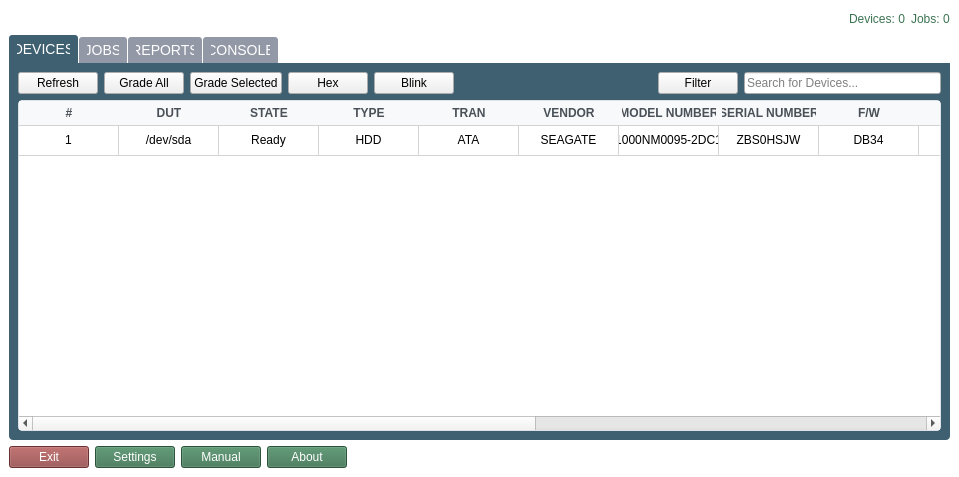
<?xml version="1.0" encoding="UTF-8"?>
<ui version="4.0">
 <class>CDIGradingTool</class>
 <widget class="QMainWindow" name="CDIGradingTool">
  <property name="geometry">
   <rect>
    <x>0</x>
    <y>0</y>
    <width>959</width>
    <height>477</height>
   </rect>
  </property>
  <property name="windowTitle">
   <string>Circular Drive Initiative | Grading Tool</string>
  </property>
  <property name="styleSheet">
   <string notr="true">		QMainWindow {
            background-color: #ffffff;
            color: #000000;
            selection-background-color: #5cb85c;
            selection-color: #000000;
        }</string>
  </property>
  <widget class="QWidget" name="erase_it_central_widget">
   <property name="styleSheet">
    <string notr="true"/>
   </property>
   <layout class="QGridLayout" name="gridLayout">
    <item row="0" column="0">
     <layout class="QHBoxLayout" name="header_layout">
      <item>
       <widget class="QLabel" name="logo_lbl">
        <property name="maximumSize">
         <size>
          <width>175</width>
          <height>100</height>
         </size>
        </property>
        <property name="autoFillBackground">
         <bool>false</bool>
        </property>
        <property name="frameShadow">
         <enum>QFrame::Plain</enum>
        </property>
        <property name="lineWidth">
         <number>0</number>
        </property>
        <property name="text">
         <string/>
        </property>
        <property name="textFormat">
         <enum>Qt::AutoText</enum>
        </property>
        <property name="pixmap">
         <pixmap>assets/images/cdi.png</pixmap>
        </property>
        <property name="scaledContents">
         <bool>true</bool>
        </property>
        <property name="alignment">
         <set>Qt::AlignCenter</set>
        </property>
        <property name="textInteractionFlags">
         <set>Qt::NoTextInteraction</set>
        </property>
       </widget>
      </item>
      <item>
       <spacer name="header_spacer">
        <property name="orientation">
         <enum>Qt::Horizontal</enum>
        </property>
        <property name="sizeHint" stdset="0">
         <size>
          <width>40</width>
          <height>20</height>
         </size>
        </property>
       </spacer>
      </item>
      <item>
       <widget class="QLabel" name="devices_count">
        <property name="styleSheet">
         <string notr="true">color: #3b7351;</string>
        </property>
        <property name="text">
         <string>Devices: 0</string>
        </property>
       </widget>
      </item>
      <item>
       <widget class="QLabel" name="jobs_count">
        <property name="styleSheet">
         <string notr="true">color: #3b7351;</string>
        </property>
        <property name="text">
         <string>Jobs: 0</string>
        </property>
       </widget>
      </item>
     </layout>
    </item>
    <item row="2" column="0">
     <layout class="QHBoxLayout" name="header_layout_2">
      <item>
       <widget class="QPushButton" name="power_button">
        <property name="styleSheet">
         <string notr="true"> background-color: #914343;
 color: #fff;</string>
        </property>
        <property name="text">
         <string>Exit</string>
        </property>
       </widget>
      </item>
      <item>
       <widget class="QPushButton" name="settings_button">
        <property name="styleSheet">
         <string notr="true">background-color: #3b7351;
color: rgb(255, 255, 255);</string>
        </property>
        <property name="text">
         <string>Settings</string>
        </property>
       </widget>
      </item>
      <item>
       <widget class="QPushButton" name="manual_button">
        <property name="styleSheet">
         <string notr="true">background-color: #3b7351;
color: rgb(255, 255, 255);</string>
        </property>
        <property name="text">
         <string>Manual</string>
        </property>
       </widget>
      </item>
      <item>
       <widget class="QPushButton" name="about_button">
        <property name="styleSheet">
         <string notr="true">background-color: #3b7351;
color: rgb(255, 255, 255);</string>
        </property>
        <property name="text">
         <string>About</string>
        </property>
       </widget>
      </item>
      <item>
       <spacer name="header_spacer_2">
        <property name="orientation">
         <enum>Qt::Horizontal</enum>
        </property>
        <property name="sizeHint" stdset="0">
         <size>
          <width>40</width>
          <height>20</height>
         </size>
        </property>
       </spacer>
      </item>
      <item>
       <widget class="QLabel" name="time_label">
        <property name="text">
         <string/>
        </property>
       </widget>
      </item>
     </layout>
    </item>
    <item row="1" column="0">
     <widget class="QTabWidget" name="tab_widget">
      <property name="styleSheet">
       <string notr="true">	QTabWidget::pane {
        border: none;
        border-bottom-left-radius: 4px;
        border-bottom-right-radius: 4px;
        background-color: 	#3e6071;
        
    }
    
    QTabWidget::tab-bar {
        spacing: 5px;
    }
    
    QTabBar::tab {
        background-color:  #9298a6;
        border-top-left-radius: 3px;
        border-top-right-radius: 3px;
        padding: 6px 8px;
        margin: 0;
        color: #fff;
        font-size: 14px;
    }
    
    QTabBar::tab:selected, QTabBar::tab:hover {
        background-color: #3e6071;
	 	 margin-left: 1px; 
    }
    
    QTabBar::tab:!selected {
        margin-top: 2px; 
		 margin-left: 1px; 
    }
    
    QTabBar::tab:first {
        margin-left: 0; 
    }</string>
      </property>
      <property name="currentIndex">
       <number>0</number>
      </property>
      <property name="iconSize">
       <size>
        <width>20</width>
        <height>20</height>
       </size>
      </property>
      <widget class="QWidget" name="tab">
       <attribute name="icon">
        <iconset>
         <normaloff>assets/images/hdd-tick.png</normaloff>assets/images/hdd-tick.png</iconset>
       </attribute>
       <attribute name="title">
        <string>DEVICES</string>
       </attribute>
       <layout class="QGridLayout" name="gridLayout_4">
        <item row="0" column="0">
         <layout class="QHBoxLayout" name="devices_actions_layout">
          <item>
           <widget class="QPushButton" name="refresh_devices_button">
            <property name="styleSheet">
             <string notr="true"/>
            </property>
            <property name="text">
             <string>Refresh</string>
            </property>
           </widget>
          </item>
          <item>
           <widget class="QPushButton" name="process_all_button">
            <property name="styleSheet">
             <string notr="true"/>
            </property>
            <property name="text">
             <string>Grade All</string>
            </property>
           </widget>
          </item>
          <item>
           <widget class="QPushButton" name="process_selected_button">
            <property name="styleSheet">
             <string notr="true"/>
            </property>
            <property name="text">
             <string>Grade Selected</string>
            </property>
           </widget>
          </item>
          <item>
           <widget class="QPushButton" name="hexview_selected_button">
            <property name="styleSheet">
             <string notr="true"/>
            </property>
            <property name="text">
             <string>Hex</string>
            </property>
           </widget>
          </item>
          <item>
           <widget class="QPushButton" name="blink_selected_button">
            <property name="styleSheet">
             <string notr="true"/>
            </property>
            <property name="text">
             <string>Blink</string>
            </property>
           </widget>
          </item>
          <item>
           <spacer name="devices_actions_spacer">
            <property name="orientation">
             <enum>Qt::Horizontal</enum>
            </property>
            <property name="sizeHint" stdset="0">
             <size>
              <width>40</width>
              <height>20</height>
             </size>
            </property>
           </spacer>
          </item>
          <item>
           <widget class="QPushButton" name="filter_button">
            <property name="styleSheet">
             <string notr="true"/>
            </property>
            <property name="text">
             <string>Filter</string>
            </property>
           </widget>
          </item>
          <item>
           <widget class="QLineEdit" name="devices_search_field">
            <property name="placeholderText">
             <string>Search for Devices...</string>
            </property>
            <property name="clearButtonEnabled">
             <bool>true</bool>
            </property>
           </widget>
          </item>
         </layout>
        </item>
        <item row="1" column="0">
         <layout class="QGridLayout" name="devices_layout">
          <item row="0" column="0">
           <widget class="QTableWidget" name="devices_table">
            <property name="focusPolicy">
             <enum>Qt::NoFocus</enum>
            </property>
            <property name="styleSheet">
             <string notr="true">QTableWidget {
        background-color: #fff; /* White background */
        border: 1px solid #dee2e6; /* Light gray border */
        border-radius: 4px;
        color: #000;
    }

    QTableWidget QHeaderView::section,
    QTableWidget::verticalHeader {
        background-color: #f8f9fa;
        color: #495057; 
        border: none;
		border-bottom: 1px solid #d3d3d3;
        padding: 3px;
        font-size: 12px;
		font-weight: bold;
    }

    QTableWidget::item:selected {
        background-color: #3d9970; 
        color: #fff;
    }</string>
            </property>
            <property name="selectionMode">
             <enum>QAbstractItemView::ExtendedSelection</enum>
            </property>
            <property name="selectionBehavior">
             <enum>QAbstractItemView::SelectRows</enum>
            </property>
            <property name="textElideMode">
             <enum>Qt::ElideNone</enum>
            </property>
            <property name="sortingEnabled">
             <bool>false</bool>
            </property>
            <attribute name="horizontalHeaderCascadingSectionResizes">
             <bool>true</bool>
            </attribute>
            <attribute name="horizontalHeaderShowSortIndicator" stdset="0">
             <bool>false</bool>
            </attribute>
            <attribute name="horizontalHeaderStretchLastSection">
             <bool>true</bool>
            </attribute>
            <attribute name="verticalHeaderVisible">
             <bool>false</bool>
            </attribute>
            <row/>
            <column>
             <property name="text">
              <string>#</string>
             </property>
            </column>
            <column>
             <property name="text">
              <string>DUT</string>
             </property>
            </column>
            <column>
             <property name="text">
              <string>STATE</string>
             </property>
            </column>
            <column>
             <property name="text">
              <string>TYPE</string>
             </property>
            </column>
            <column>
             <property name="text">
              <string>TRAN</string>
             </property>
            </column>
            <column>
             <property name="text">
              <string>VENDOR</string>
             </property>
            </column>
            <column>
             <property name="text">
              <string>MODEL NUMBER</string>
             </property>
            </column>
            <column>
             <property name="text">
              <string>SERIAL NUMBER</string>
             </property>
            </column>
            <column>
             <property name="text">
              <string>F/W</string>
             </property>
            </column>
            <column>
             <property name="text">
              <string>GB</string>
             </property>
            </column>
            <column>
             <property name="text">
              <string>B/S</string>
             </property>
            </column>
            <column>
             <property name="text">
              <string>PoH</string>
             </property>
            </column>
            <column>
             <property name="text">
              <string>SMART</string>
             </property>
            </column>
            <column>
             <property name="text">
              <string>GRADE</string>
             </property>
            </column>
            <column>
             <property name="text">
              <string>HEALTH</string>
             </property>
            </column>
            <column>
             <property name="text">
              <string>REMARKS</string>
             </property>
            </column>
            <item row="0" column="0">
             <property name="text">
              <string>1</string>
             </property>
             <property name="textAlignment">
              <set>AlignCenter</set>
             </property>
            </item>
            <item row="0" column="1">
             <property name="text">
              <string>/dev/sda</string>
             </property>
             <property name="textAlignment">
              <set>AlignCenter</set>
             </property>
            </item>
            <item row="0" column="2">
             <property name="text">
              <string>Ready</string>
             </property>
             <property name="textAlignment">
              <set>AlignCenter</set>
             </property>
            </item>
            <item row="0" column="3">
             <property name="text">
              <string>HDD</string>
             </property>
             <property name="textAlignment">
              <set>AlignCenter</set>
             </property>
            </item>
            <item row="0" column="4">
             <property name="text">
              <string>ATA</string>
             </property>
             <property name="textAlignment">
              <set>AlignCenter</set>
             </property>
            </item>
            <item row="0" column="5">
             <property name="text">
              <string>SEAGATE</string>
             </property>
             <property name="textAlignment">
              <set>AlignCenter</set>
             </property>
            </item>
            <item row="0" column="6">
             <property name="text">
              <string>ST1000NM0095-2DC10C</string>
             </property>
             <property name="textAlignment">
              <set>AlignCenter</set>
             </property>
            </item>
            <item row="0" column="7">
             <property name="text">
              <string>ZBS0HSJW</string>
             </property>
             <property name="textAlignment">
              <set>AlignCenter</set>
             </property>
            </item>
            <item row="0" column="8">
             <property name="text">
              <string>DB34</string>
             </property>
             <property name="textAlignment">
              <set>AlignCenter</set>
             </property>
            </item>
            <item row="0" column="9">
             <property name="text">
              <string>1000 GB</string>
             </property>
             <property name="textAlignment">
              <set>AlignCenter</set>
             </property>
            </item>
            <item row="0" column="10">
             <property name="text">
              <string>512 BPS</string>
             </property>
             <property name="textAlignment">
              <set>AlignCenter</set>
             </property>
            </item>
            <item row="0" column="11">
             <property name="text">
              <string>1024768</string>
             </property>
             <property name="textAlignment">
              <set>AlignCenter</set>
             </property>
            </item>
            <item row="0" column="12">
             <property name="text">
              <string>PASS</string>
             </property>
             <property name="textAlignment">
              <set>AlignCenter</set>
             </property>
            </item>
            <item row="0" column="14">
             <property name="text">
              <string>OK</string>
             </property>
             <property name="textAlignment">
              <set>AlignCenter</set>
             </property>
            </item>
            <item row="0" column="15">
             <property name="text">
              <string>Sanitize supported, Can IEEE Purge, Can NIST Purge</string>
             </property>
            </item>
           </widget>
          </item>
         </layout>
        </item>
       </layout>
      </widget>
      <widget class="QWidget" name="tab_2">
       <attribute name="icon">
        <iconset>
         <normaloff>assets/images/jobs.png</normaloff>assets/images/jobs.png</iconset>
       </attribute>
       <attribute name="title">
        <string>JOBS</string>
       </attribute>
       <layout class="QGridLayout" name="gridLayout_3">
        <item row="0" column="0">
         <layout class="QHBoxLayout" name="devices_actions_layout_2">
          <item>
           <widget class="QPushButton" name="refresh_devices_button_2">
            <property name="text">
             <string>Clear Completed</string>
            </property>
           </widget>
          </item>
          <item>
           <spacer name="devices_actions_spacer_2">
            <property name="orientation">
             <enum>Qt::Horizontal</enum>
            </property>
            <property name="sizeHint" stdset="0">
             <size>
              <width>40</width>
              <height>20</height>
             </size>
            </property>
           </spacer>
          </item>
          <item>
           <spacer name="horizontalSpacer_3">
            <property name="orientation">
             <enum>Qt::Horizontal</enum>
            </property>
            <property name="sizeHint" stdset="0">
             <size>
              <width>40</width>
              <height>20</height>
             </size>
            </property>
           </spacer>
          </item>
          <item>
           <widget class="QLabel" name="devices_search_label_2">
            <property name="text">
             <string>Search Jobs</string>
            </property>
           </widget>
          </item>
          <item>
           <widget class="QLineEdit" name="jobs_search_field"/>
          </item>
         </layout>
        </item>
        <item row="1" column="0">
         <layout class="QGridLayout" name="devices_layout_2">
          <item row="0" column="0">
           <widget class="QTableWidget" name="jobs_table">
            <property name="focusPolicy">
             <enum>Qt::NoFocus</enum>
            </property>
            <property name="styleSheet">
             <string notr="true">QTableWidget {
        background-color: #fff; /* White background */
        border: 1px solid #dee2e6; /* Light gray border */
        border-radius: 4px;
        color: #000;
    }

    QTableWidget QHeaderView::section,
    QTableWidget::verticalHeader {
        background-color: #f8f9fa;
        color: #495057; 
        border: none;
		border-bottom: 1px solid #d3d3d3;
        padding: 3px;
        font-size: 12px;
		font-weight: bold;
    }

    QTableWidget::item:selected {
        background-color: #3d9970; 
        color: #fff;
    }</string>
            </property>
            <property name="selectionMode">
             <enum>QAbstractItemView::ContiguousSelection</enum>
            </property>
            <property name="selectionBehavior">
             <enum>QAbstractItemView::SelectRows</enum>
            </property>
            <property name="rowCount">
             <number>0</number>
            </property>
            <attribute name="horizontalHeaderCascadingSectionResizes">
             <bool>true</bool>
            </attribute>
            <attribute name="horizontalHeaderShowSortIndicator" stdset="0">
             <bool>true</bool>
            </attribute>
            <attribute name="horizontalHeaderStretchLastSection">
             <bool>true</bool>
            </attribute>
            <attribute name="verticalHeaderVisible">
             <bool>false</bool>
            </attribute>
            <column>
             <property name="text">
              <string>DUT</string>
             </property>
            </column>
            <column>
             <property name="text">
              <string>MODEL NUMBER</string>
             </property>
            </column>
            <column>
             <property name="text">
              <string>SERIAL NUMBER</string>
             </property>
            </column>
            <column>
             <property name="text">
              <string>GB</string>
             </property>
            </column>
            <column>
             <property name="text">
              <string>STATE</string>
             </property>
            </column>
            <column>
             <property name="text">
              <string>PROGRESS</string>
             </property>
            </column>
            <column>
             <property name="text">
              <string>RESULT</string>
             </property>
            </column>
            <column>
             <property name="text">
              <string>GRADE</string>
             </property>
            </column>
            <column>
             <property name="text">
              <string>REMARKS</string>
             </property>
            </column>
           </widget>
          </item>
         </layout>
        </item>
       </layout>
      </widget>
      <widget class="QWidget" name="tab_3">
       <attribute name="icon">
        <iconset>
         <normaloff>assets/images/certificate.png</normaloff>assets/images/certificate.png</iconset>
       </attribute>
       <attribute name="title">
        <string>REPORTS</string>
       </attribute>
       <layout class="QGridLayout" name="gridLayout_2">
        <item row="0" column="0">
         <layout class="QHBoxLayout" name="horizontalLayout">
          <item>
           <widget class="QPushButton" name="pushButton_2">
            <property name="text">
             <string>Customize</string>
            </property>
           </widget>
          </item>
          <item>
           <widget class="Line" name="line">
            <property name="orientation">
             <enum>Qt::Vertical</enum>
            </property>
           </widget>
          </item>
          <item>
           <widget class="QPushButton" name="pushButton_3">
            <property name="text">
             <string>Open</string>
            </property>
           </widget>
          </item>
          <item>
           <widget class="QPushButton" name="pushButton_4">
            <property name="text">
             <string>Export</string>
            </property>
           </widget>
          </item>
          <item>
           <spacer name="horizontalSpacer">
            <property name="orientation">
             <enum>Qt::Horizontal</enum>
            </property>
            <property name="sizeHint" stdset="0">
             <size>
              <width>40</width>
              <height>20</height>
             </size>
            </property>
           </spacer>
          </item>
          <item>
           <widget class="QLabel" name="label">
            <property name="text">
             <string>Search</string>
            </property>
           </widget>
          </item>
          <item>
           <widget class="QLineEdit" name="lineEdit"/>
          </item>
         </layout>
        </item>
        <item row="1" column="0">
         <widget class="QListWidget" name="listWidget"/>
        </item>
       </layout>
      </widget>
      <widget class="QWidget" name="tab_4">
       <attribute name="icon">
        <iconset>
         <normaloff>assets/images/command.png</normaloff>assets/images/command.png</iconset>
       </attribute>
       <attribute name="title">
        <string>CONSOLE</string>
       </attribute>
       <layout class="QGridLayout" name="gridLayout_7">
        <item row="0" column="0">
         <layout class="QGridLayout" name="gridLayout_6">
          <item row="0" column="2">
           <spacer name="horizontalSpacer_2">
            <property name="orientation">
             <enum>Qt::Horizontal</enum>
            </property>
            <property name="sizeHint" stdset="0">
             <size>
              <width>40</width>
              <height>20</height>
             </size>
            </property>
           </spacer>
          </item>
          <item row="0" column="0">
           <widget class="QPushButton" name="pushButton_8">
            <property name="text">
             <string>Run Command</string>
            </property>
           </widget>
          </item>
          <item row="0" column="3">
           <widget class="QPushButton" name="pushButton">
            <property name="text">
             <string>Clear Console</string>
            </property>
           </widget>
          </item>
          <item row="0" column="1">
           <widget class="QLineEdit" name="lineEdit_2">
            <property name="font">
             <font>
              <family>Sans</family>
              <pointsize>11</pointsize>
              <italic>false</italic>
              <bold>false</bold>
             </font>
            </property>
           </widget>
          </item>
          <item row="0" column="4">
           <widget class="QPushButton" name="pushButton_9">
            <property name="text">
             <string>Export Console</string>
            </property>
           </widget>
          </item>
         </layout>
        </item>
        <item row="1" column="0">
         <widget class="QTextBrowser" name="textBrowser"/>
        </item>
       </layout>
      </widget>
     </widget>
    </item>
   </layout>
  </widget>
  <action name="actionExit">
   <property name="text">
    <string>Exit</string>
   </property>
  </action>
 </widget>
 <resources/>
 <connections/>
</ui>
